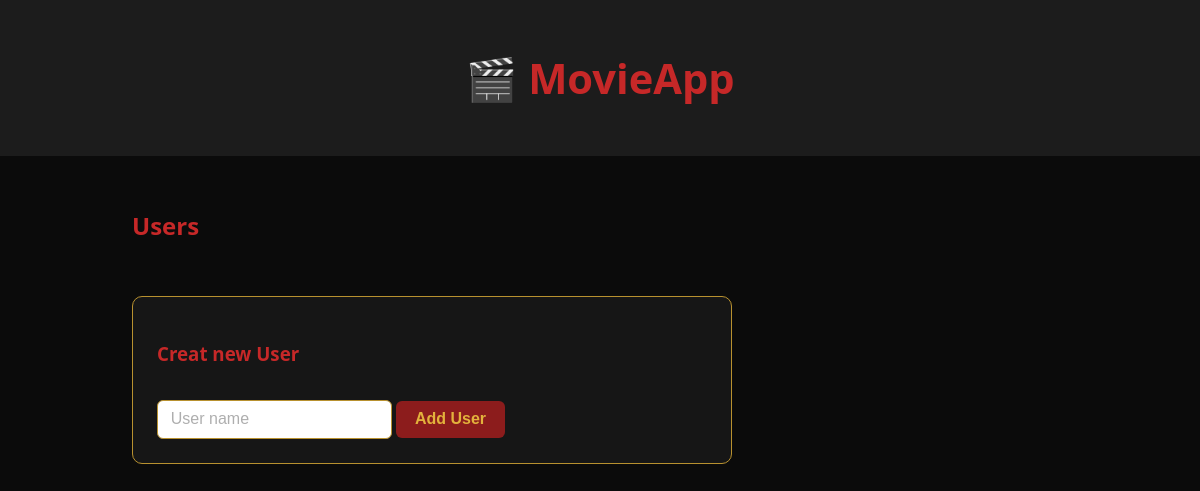
/, run on an earlier commit of the app's database.
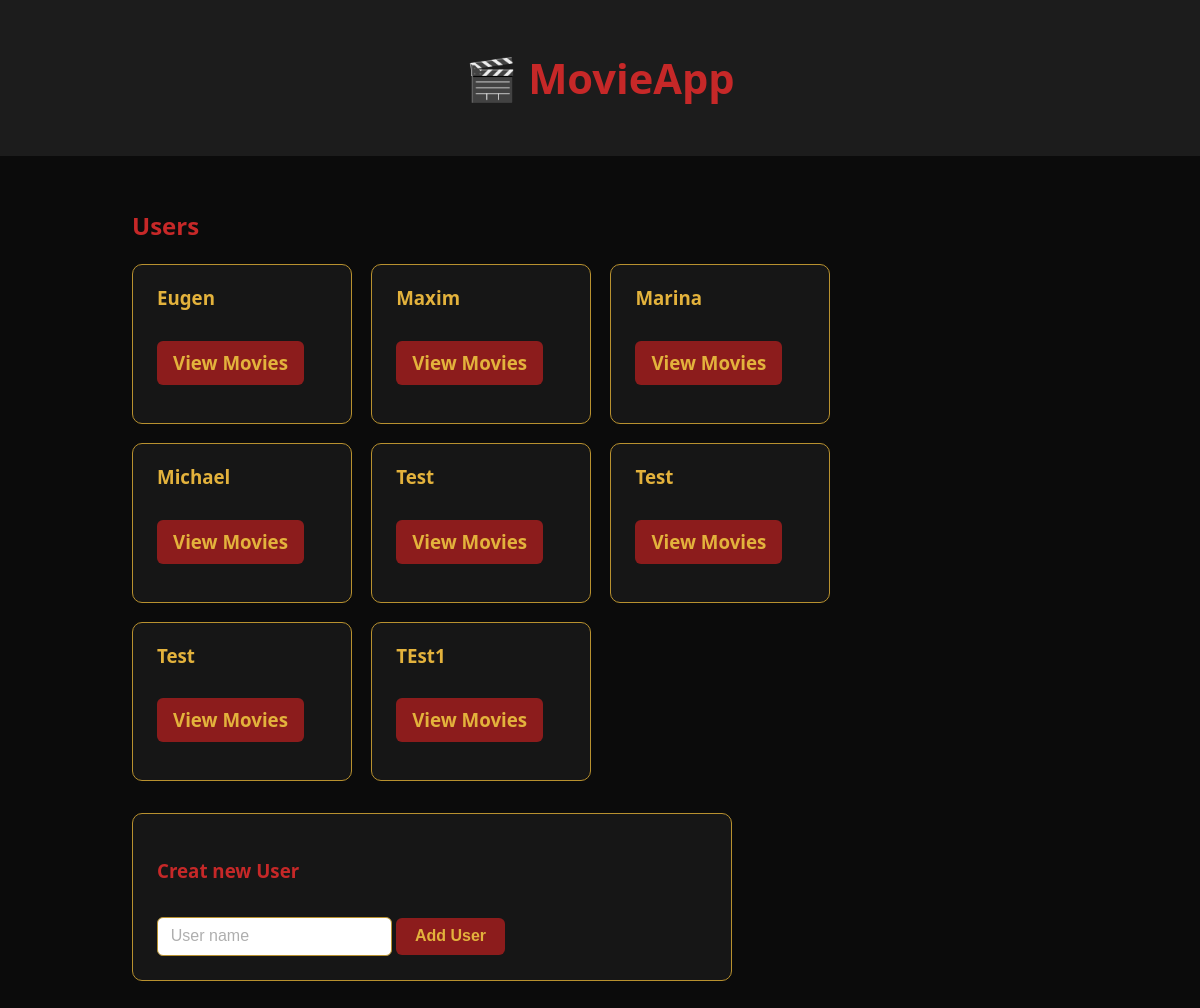
And on a later commit of the database.
### models.py (models this page shows)
class User(db.Model):
    id = db.Column(db.Integer, primary_key=True, autoincrement=True)
    name = db.Column(db.String, nullable=False)

### app.py (the view)
@app.route('/', methods=['GET'])
def home():
    users = data_manager.get_users()
    return render_template('index.html', users=users)

### data_manager.py (called while the page is built)
    def get_users(self):
        return User.query.all()

### models.py (called while the page is built)
@event.listens_for(Engine, "connect")
def set_sqlite_pragma(dbapi_connection, connection_record):
    cursor = dbapi_connection.cursor()
    cursor.execute("PRAGMA foreign_keys=ON")
    cursor.close()

### templates/index.html (shortened to what this page needs)
{% extends "base.html" %}
{% block content %}
<h2>Users</h2>
<ul>
    {% for user in users %}
    <li>
        <h3>{{ user.name }}</h3>
        <h3><a href="{{ url_for('get_movies', user_id=user.id) }}" >View Movies</a></h3>
    </li>
    {% endfor %}
</ul>
<form action="/users" method="POST">
<h3>Creat new User</h3>
<div>
            <input type="text" id="name" name="name" placeholder="User name" required>
    <button type="submit">Add User</button>
          </div>
</form>
{% endblock %}

### templates/base.html (shortened to what this page needs)
<HTML>
<!DOCTYPE html>
<html lang="en">
<head>
    <link rel="stylesheet" href="{{ url_for('static', filename='style.css') }}">
</head>
<body>
<header><a href="{{ url_for('home') }}" class="site-title"><h1>🎬 MovieApp</h1></a></header>
<main class="container">
        {% block content %}{% endblock %}
</main>
</body>
</html>
</HTML>

### static/style.css (style rules this page uses)
:root { --bg-black: #0b0b0b; --bg-panel: #1c1c1c; --bg-card: #161616; --border-gold: #b8912f; --text-gold: #e3b23c; --text-red: #c62828; --btn-bg: #8c1c1c; --btn-bg-hover: #a92323; --btn-text: #e3b23c; --input-bg: #ffffff; --input-text: #1a1a1a; }
* { box-sizing: border-box; }
body { margin: 0; background-color: var(--bg-black); color: var(--text-gold); font-family: "Segoe UI", Arial, sans-serif; line-height: 1.5; }
header, footer { background-color: var(--bg-panel); color: var(--text-gold); padding: 1.2rem 2rem; text-align: center; }
.container, main { max-width: 1000px; margin: 0 auto; padding: 2rem; }
h1, h2, h3 { color: var(--text-red); font-weight: 700; }
.site-title { font-size: 1.3rem; margin: 0; }
ul { list-style: none; margin: 0 0 2rem 0; padding: 0; display: flex; flex-wrap: wrap; gap: 1.2rem; }
li, .user-entry, .card { background-color: var(--bg-card); border: 1px solid var(--border-gold); border-radius: 10px; padding: 1.2rem 1.5rem; min-width: 220px; }
li h3, .card h3 { margin-top: 0; color: var(--text-gold); }
a { color: var(--text-gold); text-decoration: none; }
a.btn, li a { display: inline-block; margin-top: 0.6rem; background-color: var(--btn-bg); color: var(--btn-text); padding: 0.5rem 1rem; border-radius: 6px; font-weight: 600; transition: background-color 0.2s ease; }
form { background-color: var(--bg-card); border: 1px solid var(--border-gold); border-radius: 10px; padding: 1.5rem; display: flex; gap: 0.8rem; flex-wrap: wrap; align-items: center; max-width: 600px; }
form h2, form h3 { width: 100%; }
input[type="text"] { background-color: var(--input-bg); color: var(--input-text); border: 1px solid var(--border-gold); border-radius: 6px; padding: 0.6rem 0.8rem; font-size: 1rem; flex: 1; min-width: 200px; }
input[type="text"]::placeholder { color: var(--input-text); opacity: 0.35; }
input[type="submit"], button { background-color: var(--btn-bg); color: var(--btn-text); border: none; border-radius: 6px; padding: 0.6rem 1.2rem; font-size: 1rem; font-weight: 600; cursor: pointer; transition: background-color 0.2s ease; }

What changed in the data, as far as the page shows it:
added User: name "Eugen"
added User: name "Maxim"
added User: name "Marina"
added User: name "Michael"
added User: name "Test"
added User: name "Test"
added User: name "Test"
added User: name "TEst1"
